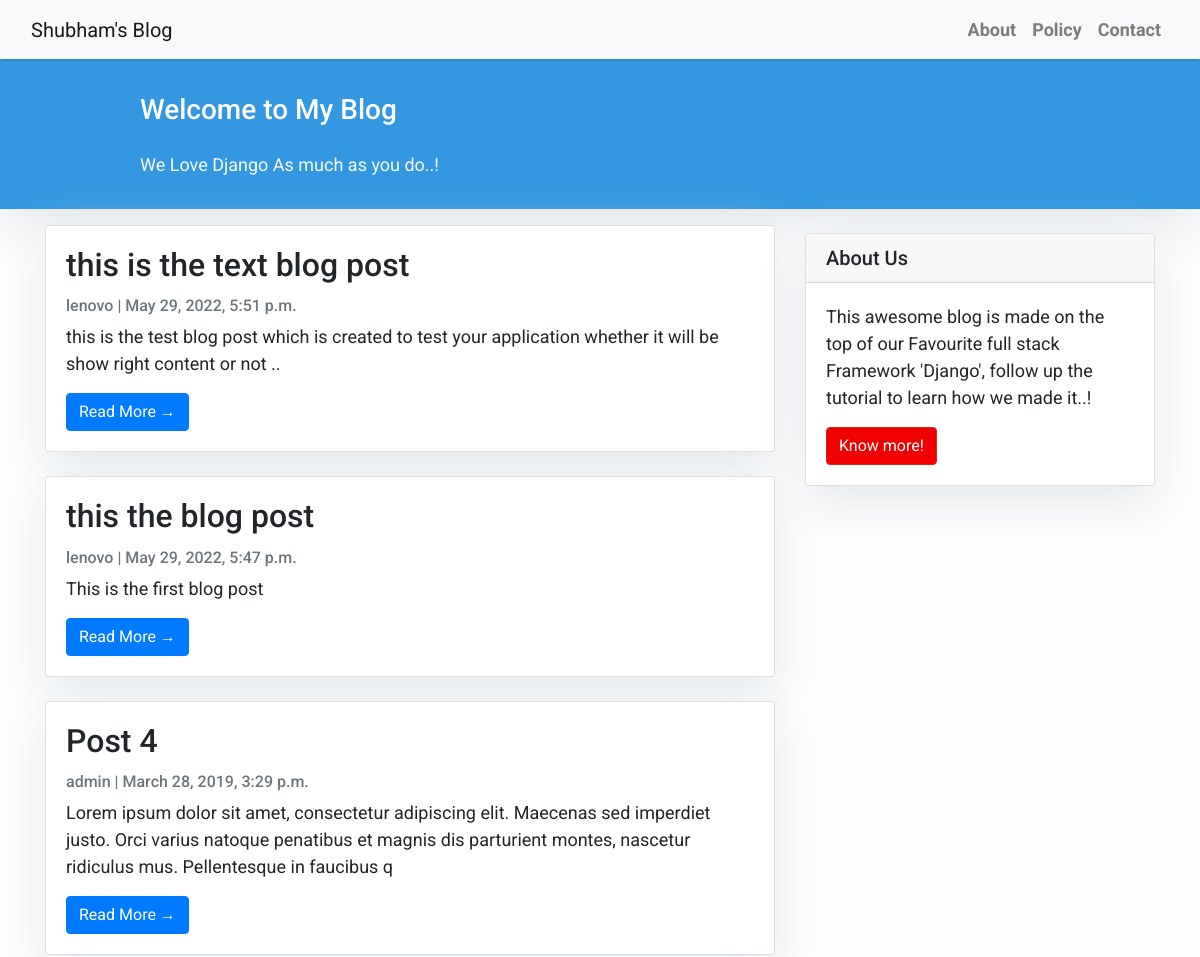
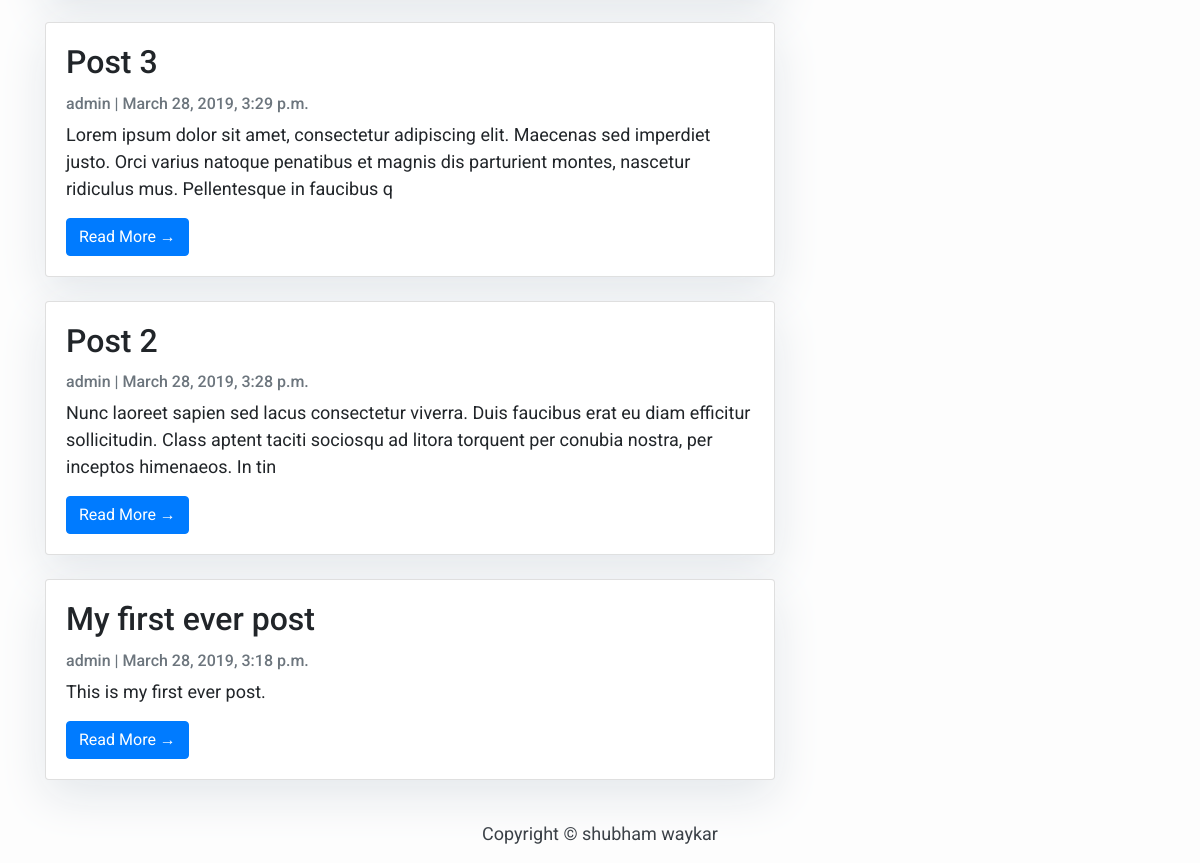
The page / on the database its author committed (2 pictures, top to bottom).
### blog/models.py (models this page shows, shortened)
class Post(models.Model):
    title = models.CharField(max_length=200, unique=True)
    slug = models.SlugField(max_length=200, unique=True)
    author = models.ForeignKey(User, on_delete= models.CASCADE,related_name='blog_posts')
    updated_on = models.DateTimeField(auto_now= True)
    content = models.TextField()
    created_on = models.DateTimeField(auto_now_add=True)
    status = models.IntegerField(choices=STATUS, default=0)
    class Meta:
        ordering = ['-created_on']

### blog/views.py (the view)
# urls.py: path('', views.PostList.as_view(), name='home'),
class PostList(generic.ListView):
    queryset = Post.objects.filter(status=1).order_by('-created_on')
    template_name = 'index.html'

### templates/index.html (shortened to what this page needs)
{% extends "base.html" %}
 {% block content %}
    <header class="masthead" >
            <div class="container">
              <div class="row">
                <div class=" col-md-8 col-md-10 mx-auto">
                  <div class="site-heading">
                    <h3 class=" site-heading my-4 mt-3 text-white"> Welcome to My Blog </h3>
                    <p class="text-light">We Love Django As much as you do..! &nbsp
                    </p>
                </div>
                    </div>
                  </div>
                </div>
              </header>
            <div class="container">
                <div class="row">
              <div class="col-md-8 mt-3 left">
                    {% for post in post_list %}
                <div class="card mb-4" >
                  <div class="card-body">
                    <h2 class="card-title">{{ post.title }}</h2>
                    <p class="card-text text-muted h6">{{ post.author }} | {{ post.created_on}} </p>
                    <p class="card-text">{{post.content|slice:":200" }}</p>
                    <a href="{% url 'post_detail' post.slug  %}" class="btn btn-primary">Read More &rarr;</a>
                  </div>
                </div>
                {% endfor %}
            </div>
                {% block sidebar %}
                {% include 'sidebar.html' %}
                {% endblock sidebar %}
            </div>
        </div>
{%endblock%}

### templates/base.html (shortened to what this page needs)
<!DOCTYPE html>
<html>
  <head>
    <link
      rel="stylesheet"
      href="https://maxcdn.bootstrapcdn.com/bootstrap/4.0.0/css/bootstrap.min.css"
    />
  </head>
  <body>
    <nav class="navbar navbar-expand-lg navbar-light bg-light shadow" id="mainNav">
      <div class="container-fluid">
        <a class="navbar-brand" href="{% url 'home' %}" >Shubham's Blog</a>
        <div class="collapse navbar-collapse" id="navbarResponsive">
          <ul class="navbar-nav ml-auto">
            <li class="nav-item text-black">
              <a
                class="nav-link text-black font-weight-bold"
                href="#"
                >About</a
              >
            </li>
            <li class="nav-item text-black">
              <a
                class="nav-link text-black font-weight-bold"
                href="#"
                >Policy</a
              >
            </li>
            <li class="nav-item text-black">
              <a
                class="nav-link text-black font-weight-bold"
                href="#"
                >Contact</a
              >
            </li>
          </ul>
        </div>
      </div>
    </nav>
            {% block content %}{% endblock content %}
    <footer class="py-3 bg-grey">
              <p class="m-0 text-dark text-center ">Copyright &copy; shubham waykar </p>
    </footer>
  </body>
</html>

### templates/sidebar.html (shortened to what this page needs)
{% block sidebar %}
<div class="col-md-4 float-right ">
<div class="card my-4">
        <h5 class="card-header">About Us</h5>
    <div class="card-body">
        <p class="card-text"> This awesome blog is made on the top of our Favourite full stack Framework 'Django', follow up the tutorial to learn how we made it..!</p>
        <a href="#"
           class="btn btn-danger">Know more!</a>
    </div>
</div>
</div>
{% endblock sidebar %}

### templates/base.html (style rules this page uses)
body { font-family: "Roboto", sans-serif; font-size: 17px; background-color: #fdfdfd; }
.shadow { box-shadow: 0 4px 2px -2px rgba(0,0,0,0.1); }
.btn-danger { color: #fff; background-color: #f00000; border-color: #dc281e; }
.masthead { background:#3398E1; height: auto; padding-bottom: 15px; box-shadow: 0 16px 48px #E3E7EB; padding-top: 10px; }

### templates/index.html (style rules this page uses)
body { font-family: "Roboto", sans-serif; font-size: 18px; background-color: #fdfdfd; }
.card { box-shadow: 0 16px 48px #E3E7EB; }

### templates/sidebar.html (style rules this page uses)
.card { box-shadow: 0 16px 48px #E3E7EB; }

### rows shown on the page
Post: title "this is the text blog post", author "lenovo", created_on "May 29, 2022, 5:51 p.m.", content "this is the test blog post which is created to test your application whether it will be show right content or not .."
Post: title "this the blog post", author "lenovo", created_on "May 29, 2022, 5:47 p.m.", content "This is the first blog post"
Post: title "Post 4", author "admin", created_on "March 28, 2019, 3:29 p.m.", content "Lorem ipsum dolor sit amet, consectetur adipiscing elit. Maecenas sed imperdiet justo. Orci varius natoque penatibus et magnis dis parturient montes, nascetur ridiculus mus. Pellentesque in faucibus q"
Post: title "Post 3", author "admin", created_on "March 28, 2019, 3:29 p.m.", content "Lorem ipsum dolor sit amet, consectetur adipiscing elit. Maecenas sed imperdiet justo. Orci varius natoque penatibus et magnis dis parturient montes, nascetur ridiculus mus. Pellentesque in faucibus q"
Post: title "Post 2", author "admin", created_on "March 28, 2019, 3:28 p.m.", content "Nunc laoreet sapien sed lacus consectetur viverra. Duis faucibus erat eu diam efficitur sollicitudin. Class aptent taciti sociosqu ad litora torquent per conubia nostra, per inceptos himenaeos. In tin"
Post: title "My first ever post", author "admin", created_on "March 28, 2019, 3:18 p.m.", content "This is my first ever post."
